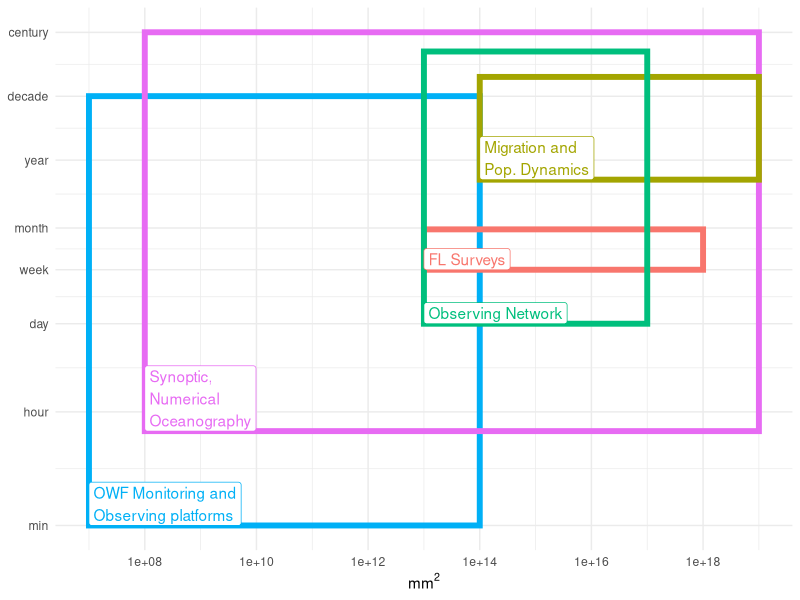

Recreate this plot in R.
library(data.table)
library(ggplot2)

scale <- fread('data/scale_figure_data.csv')
scale$label <- gsub(' n ', '\n', scale$label)


ggplot(data = scale) +
  geom_rect(aes(xmin = space_min, xmax = space_max,
                ymin = time_min, ymax = time_max, color = label),
            fill = NA, linewidth = 2,
            show.legend = F) +
  geom_label(aes(x = space_min,y = time_min, label = label, color = label),
             show.legend = F, hjust = 0, vjust = 0) +
  scale_y_log10(breaks = c(60, 60*60, 60*60*24, 60*60*24*7, 60*60*24*7*4.5,
                           60*60*24*7*52, 60*60*24*7*52*10,
                           60*60*24*7*52*10*10),
                labels = c('min', 'hour', 'day', 'week', 'month', 'year',
                           'decade', 'century')) +
  scale_x_log10(breaks = 10 ^ seq(2, 18, 2)) +
  labs(x = bquote(mm^2), y = NULL) +
  theme_minimal()
